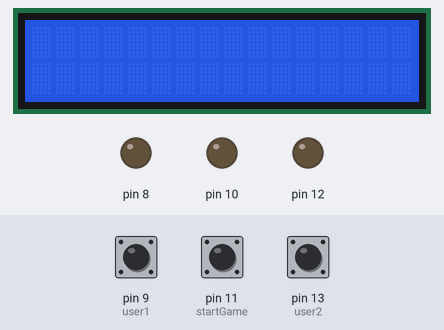
Recording of a sketch running on a simulated Arduino Uno, built with avr-gcc and run on an emulated ATmega328P. Parts: 16×2 character LCD, output pins drawn as LEDs (lit = HIGH). Inputs (shaded band) come from the test bench; at power-on: pin 11 (startGame) HIGH, pin 9 (user1) HIGH, pin 13 (user2) HIGH. Random numbers use the default seed unless the sketch sets one.

Above: at 1.2 s.
1.3 s: pin 11 (startGame) pulled LOW for 0.15 s
At 2.1 s:
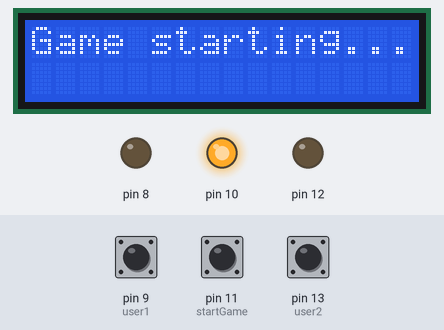
4.4 s: pin 9 (user1) pulled LOW for 3.2 s
At 6.5 s:
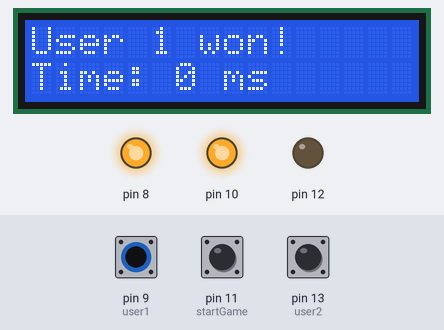
9.1 s: pin 11 (startGame) pulled LOW for 1 s
At 10.4 s:
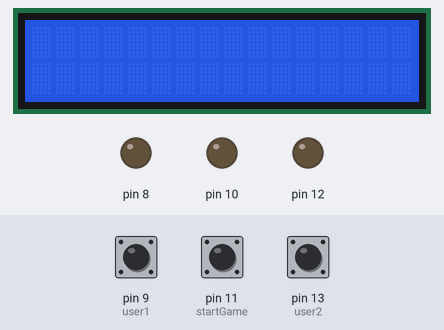
13.1 s: pin 13 (user2) pulled LOW for 1 s
At 14.8 s:
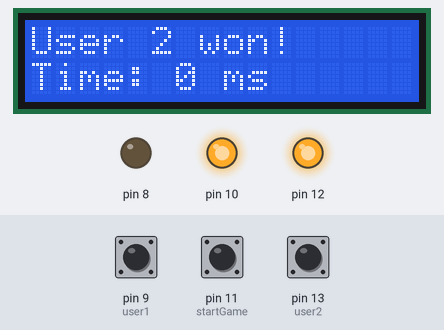
15.6 s: pin 11 (startGame) pulled LOW for 0.15 s
At 17.8 s:
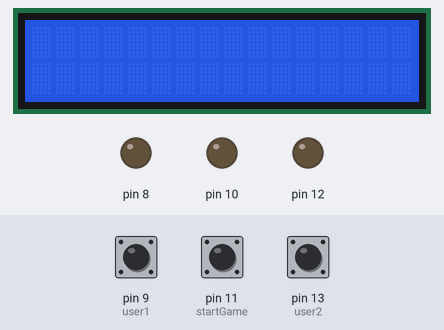
18.7 s: pin 9 (user1) pulled LOW for 1 s
At 20.4 s:
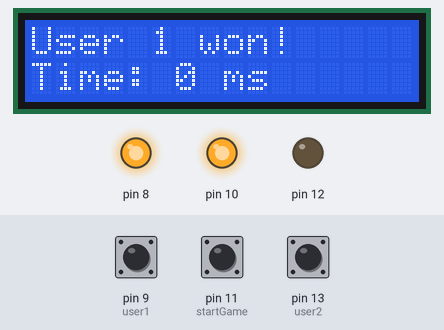
Timing chart, 0 to 21.9 s (numbered marks = the images above; inputs shaded):
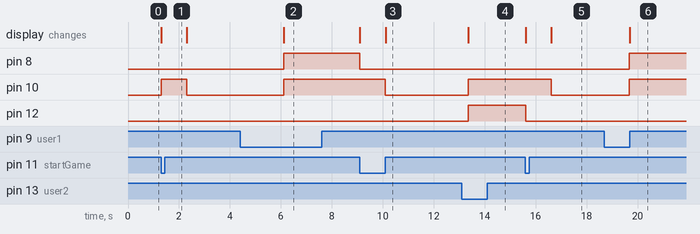

The sketch:

reactionTimeGame.ino
```cpp
// C++ code
#include <LiquidCrystal.h>

const int user1= 9;
const int user2 = 13;
const int startGame = 11;
LiquidCrystal lcd(7,6,5,4,3,2);
void setup() {
  // put your setup code here, to run once:
lcd.begin(16,2);
lcd.setCursor(0,0);
  lcd.print("Hello");
  lcd.setCursor(0,1);
  lcd.print("It works");
pinMode(8,OUTPUT);
pinMode(10,OUTPUT);
pinMode(12,OUTPUT);
pinMode(user1,INPUT_PULLUP);
pinMode(user2,INPUT_PULLUP);
pinMode(startGame,INPUT_PULLUP);
lcd.clear();
};
void loop() {
  // put your main code here, to run repeatedly:
  if (digitalRead(startGame) == LOW) {
    lcd.clear();
    lcd.setCursor(0,0);
    lcd.print("Game starting...");
    digitalWrite(8,LOW);
    digitalWrite(10,LOW);
    digitalWrite(12,LOW);
    digitalWrite(10,HIGH);
    delay(1000);
    digitalWrite(10,LOW);
    lcd.clear();
    lcd.setCursor(0,0);
    delay(random(2000,5000));
    digitalWrite(10,HIGH);
    int time=0;
    while (true) {
      if (digitalRead(user1) == LOW) {
        digitalWrite(8,HIGH);
        lcd.print("User 1 won!");
        break;
      } else if (digitalRead(user2) == LOW) {
          digitalWrite(12,HIGH);
        lcd.print("User 2 won!");
          break;
        }
         delay(1);
      time += 1;
         };
    lcd.setCursor(0,1);
    lcd.print("Time: ");
    lcd.print(time);
    lcd.print(" ms");
  };
};
```

Measured:
- after the input at 1.3 s, pin 10: LOW → HIGH at once, → LOW 1.0 s later; the display: changes at once (image 1)
- after the input at 4.4 s, pin 8: LOW → HIGH after 1.7 s; the display: changes after 1.7 s (image 2)
- after the input at 9.1 s, pin 8: HIGH → LOW at once; pin 10: HIGH → LOW after 1.0 s; the display: first changes at once (image 3 shows a later state)
- after the input at 13.1 s, pin 12: LOW → HIGH after 0.26 s; the display: changes after 0.26 s (image 4)
- after the input at 15.6 s, pin 10: HIGH → LOW after 1.0 s; pin 12: HIGH → LOW at once; the display: first changes at once (image 5 shows a later state)
- after the input at 18.7 s, pin 8: LOW → HIGH after 0.98 s; the display: changes after 0.98 s (image 6)
